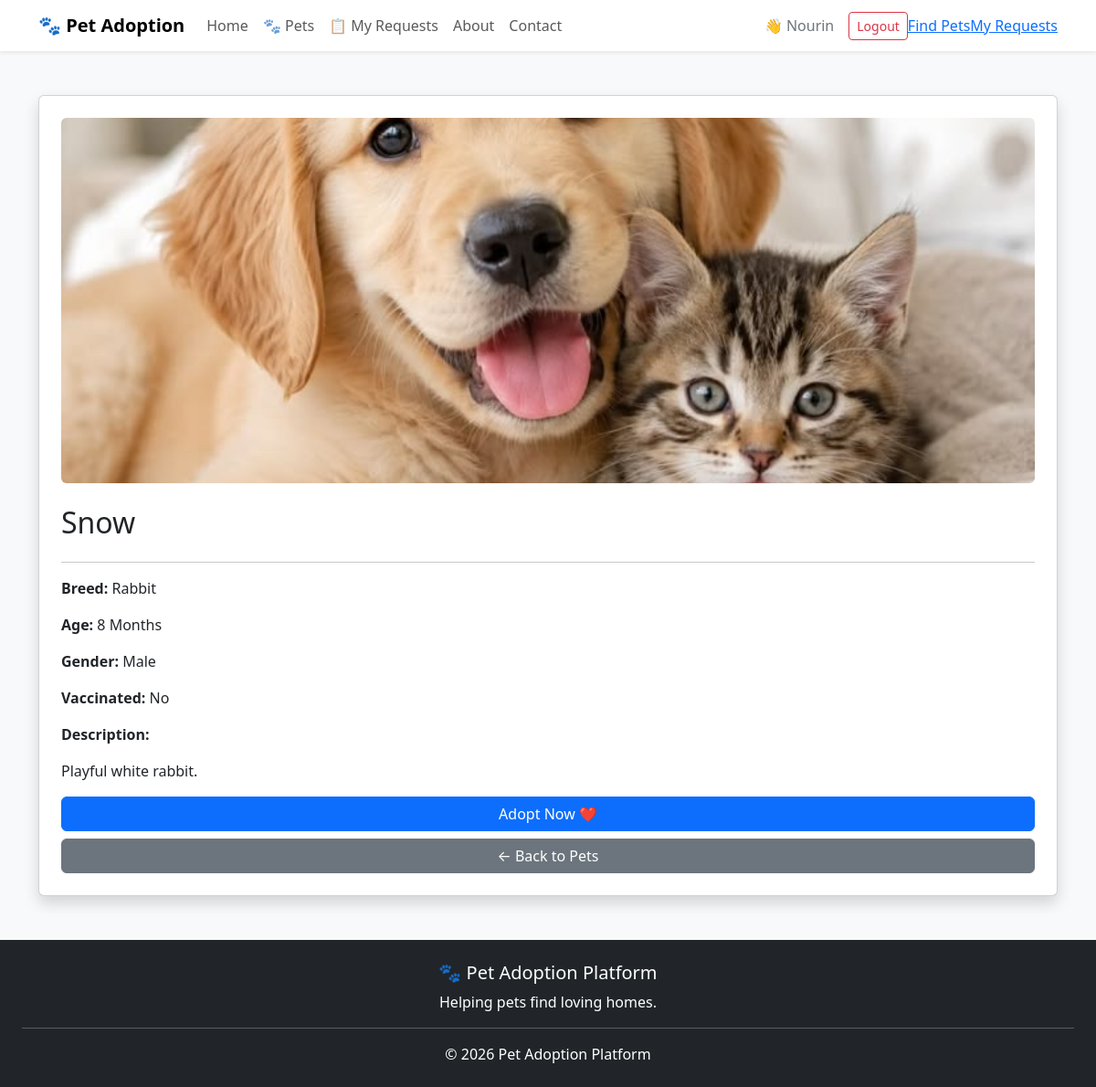
The app's page /pet_details/3 (signed in), older data.
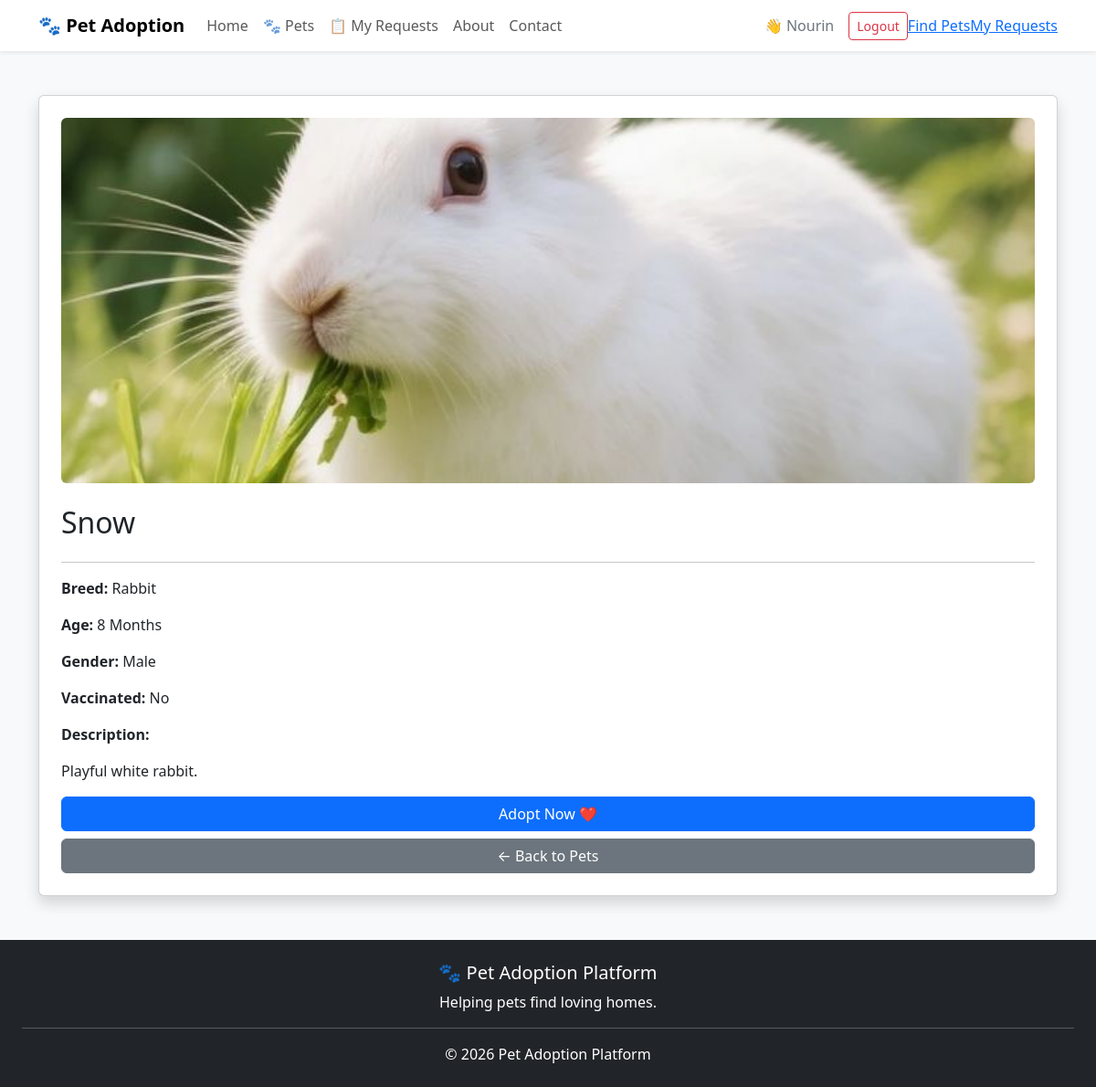
The same page, newer data.
### tables this page shows
CREATE TABLE pets(
        id INTEGER PRIMARY KEY AUTOINCREMENT,
        name TEXT,
        breed TEXT,
        age TEXT,
        gender TEXT,
        vaccinated TEXT,
        description TEXT,
        image TEXT
    , status TEXT DEFAULT 'Available', shelter_id INTEGER);

### app.py (the view)
@app.route('/pet_details/<int:pet_id>')
def pet_details(pet_id):
    if 'user' not in session:
        return redirect(url_for('login'))
    conn = sqlite3.connect("database.db")
    cursor = conn.cursor()
    cursor.execute(
        "SELECT * FROM pets WHERE id=?",
        (pet_id,)
    )
    pet = cursor.fetchone()
    conn.close()
    return render_template("pet_details.html", pet=pet)

### templates/pet_details.html (shortened to what this page needs)
<!DOCTYPE html>
<html lang="en">
<head>
    <link href="https://cdn.jsdelivr.net/npm/bootstrap@5.3.3/dist/css/bootstrap.min.css" rel="stylesheet">
</head>
<body class="bg-light">
{% include 'navbar.html' %}
<div class="container mt-5">
    <div class="card shadow p-4">
        <img src="{{ url_for('static', filename='images/' + pet[7]) }}"
             class="img-fluid rounded mb-4"
             style="max-height:400px; object-fit:cover;">
        <h2>{{ pet[1] }}</h2>
        <hr>
        <p><strong>Breed:</strong> {{ pet[2] }}</p>
        <p><strong>Age:</strong> {{ pet[3] }}</p>
        <p><strong>Gender:</strong> {{ pet[4] }}</p>
        <p><strong>Vaccinated:</strong> {{ pet[5] }}</p>
        <p><strong>Description:</strong></p>
        <p>{{ pet[6] }}</p>
        <a href="/adoption/{{ pet[0] }}" class="btn btn-primary">
            Adopt Now ❤️
        </a>
        <a href="/pets" class="btn btn-secondary mt-2">
            ← Back to Pets
        </a>
    </div>
</div>
{% include 'footer.html' %}
</body>
</html>

Row changes from the older to the newer data that the page shows:
changed pets "Snow": image: a different picture
